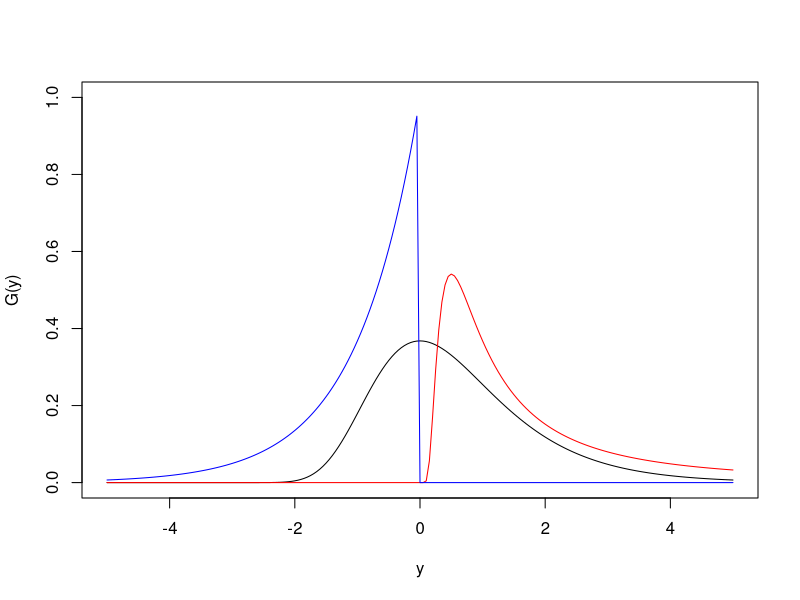

R code for this plot:
## ---- chunk 1
library(evd)
xval_density <- seq(-5,5,0.05)
yval_standardGumbel <- dgev(xval_density, loc=0, scale=1, shape=0)
yval_unitFrechet <- dgev(xval_density, loc=1, scale=1, shape=1)
yval_unitWeibull <- dgev(xval_density, loc=-1, scale=1, shape=-1)
plot(xval_density, yval_standardGumbel, type="n", xlab="y", ylab="G(y)", xlim=c(-5,5), ylim=c(0,1))
lines(xval_density, yval_standardGumbel, col="black")
lines(xval_density, yval_unitFrechet, col="red")
lines(xval_density, yval_unitWeibull, col="blue")
